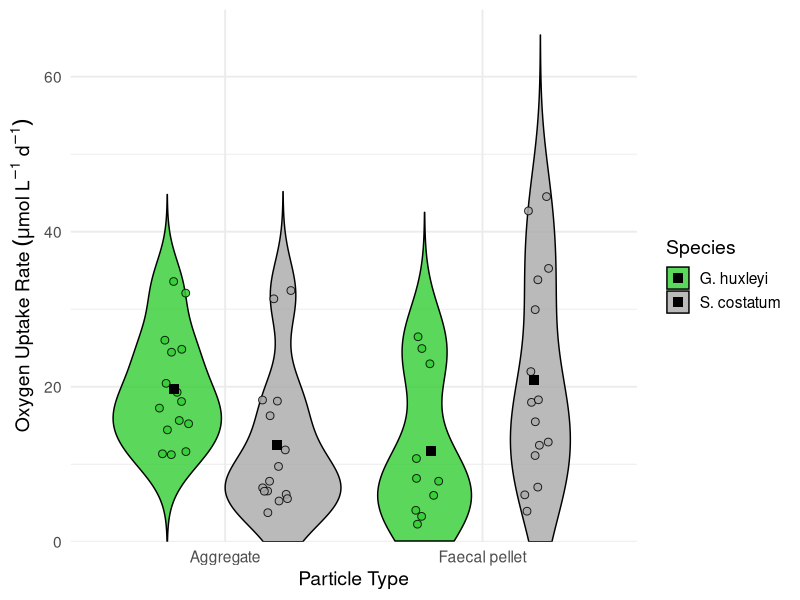

The R script that drew this image: (Note: this script raises an error after producing the figure.)
data <- read.csv('overall_data.csv')
library(tidyverse)
library(broom)


# palette
pal <- c("G. huxleyi" = "#32CD32",    # lighter green
         "S. costatum" = "#A9A9A9")   # lighter grey


unique(data$Species)
data <- data %>%
  mutate(Species = str_trim(Species))  # remove leading/trailing spaces

p2 <- ggplot(data, aes(Particle_type, Daily_O2, fill = Species)) +
  geom_violin(trim = FALSE, colour = "black", alpha = 0.8) +  # keep full smooth shape
  geom_point(position = position_jitterdodge(jitter.width = 0.12, dodge.width = 0.8),
             shape = 21, size = 2.3, colour = "black", alpha = 0.85) +
  stat_summary(fun = mean, geom = "point", shape = 15, size = 3, colour = "black",
               position = position_dodge(width = 0.8)) +
  scale_fill_manual(values = pal, name = "Species") +
  scale_y_continuous(
    limits = c(0, NA),                          # start at 0, no hard cap on top
    expand = expansion(mult = c(0, 0.05))       # tiny headroom at the top
  ) +
  labs(
    x = "Particle Type",
    y = expression(Oxygen~Uptake~Rate~(mu*mol~L^{-1}~d^{-1}))
  ) +
  theme_minimal(base_size = 14)
p2
ggsave("figure of oxygen uptake.jpg", plot = oxygen, dpi = 300, width = 6, height = 4, units = "in")



dodge <- position_dodge2(width = 0.8, preserve = "single")

p2 <- ggplot(data, aes(x = Particle_type, 
                       y = O2_uptake_rate.umol_L.1_d.1., 
                       fill = Species, 
                       group = Species)) +
  geom_violin(trim = FALSE, colour = "black", alpha = 0.8,
              position = dodge, width = 0.8) +
  geom_point(position = position_jitterdodge(jitter.width = 0.12, dodge.width = 0.8),
             shape = 21, size = 2.3, colour = "black", alpha = 0.85) +
  stat_summary(fun = mean, geom = "point", shape = 15, size = 3, colour = "black",
               position = dodge) +
  scale_fill_manual(values = pal, name = "Species") +
  scale_y_continuous(
    limits = c(0, NA),
    expand = expansion(mult = c(0, 0.05))
  ) +
  labs(
    x = "Particle Type",
    y = expression(Oxygen~Uptake~Rate~(mu*mol~L^{-1}~d^{-1}))
  ) +
  theme_minimal(base_size = 14)
p2
p2 <- ggplot(data, aes(Particle_type, O2_uptake_rate.umol_L.1_d.1., fill = Species)) +
  geom_violin(trim = FALSE, colour = "black", alpha = 0.8) +  # keep full smooth shape
  geom_point(position = position_jitterdodge(jitter.width = 0.12, dodge.width = 0.8),
             shape = 21, size = 2.3, colour = "black", alpha = 0.85) +
  stat_summary(fun = mean, geom = "point", shape = 15, size = 3, colour = "black",
               position = dodge) +
  scale_fill_manual(values = pal, name = "Species") +
  scale_y_continuous(
    limits = c(0, NA),                          # start at 0, no hard cap on top
    expand = expansion(mult = c(0, 0.05))       # tiny headroom at the top
  ) +
  labs(
    x = "Particle Type",
    y = expression(Oxygen~Uptake~Rate~(mu*mol~L^{-1}~d^{-1}))
  ) +
  theme_minimal(base_size = 14)
p2
